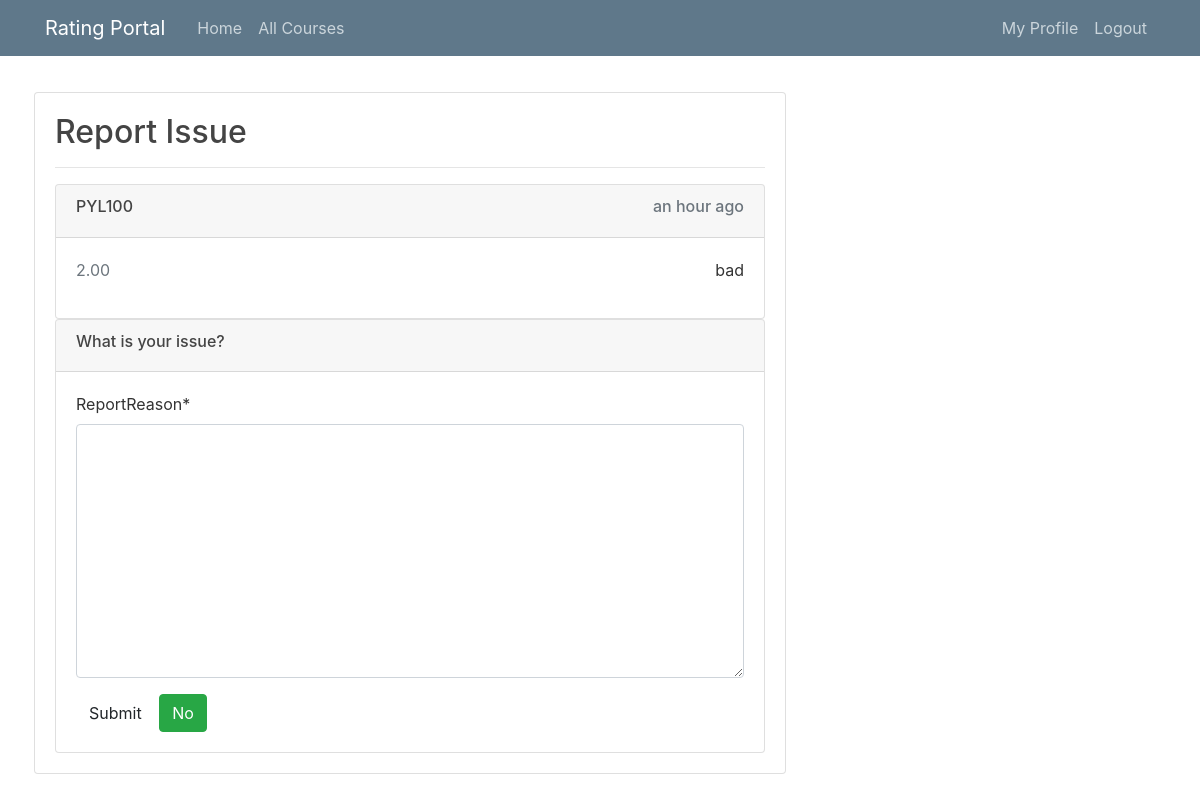
/report/55/?next=/profile/cs1190382/ (signed in), run on the app's committed database.
### review/models.py (models this page shows)
class Review(models.Model):
    score = models.DecimalField(decimal_places=2,max_digits=4)
    reviewContent = models.TextField()
    courseName = models.CharField(max_length=120)
    dateAdded = models.DateTimeField(auto_now=False, auto_now_add=True)
    author = models.ForeignKey(User, on_delete= models.CASCADE,related_name='reviews_written')
    class Meta:
        ordering =['-dateAdded']

### review/views.py (the view)
# urls.py: path("report/<int:reviewID>/", reviewViews.reportFormView, name="report"),
@login_required
def reportFormView(request, reviewID):
    review = Review.objects.get(id=reviewID)
    next = request.build_absolute_uri(request.GET["next"])
    if request.method == "POST":
        form = ReportForm(request.POST)
        if form.is_valid():
            report = form.save(commit=True)
            report.reviewReported = review
            report.save()
            actionDetail=f'You made a report against {review.author.username}\'s review'
            actionType='i'
            rc= RecentAction.create(request.user,actionDetail,actionType,request.build_absolute_uri(f'/profile/{review.author.username}') )
            rc.save()
            messages.success(request, "Review Reported")
            return redirect(next)
        else:
            messages.error(request, "An error occurred.")
    else:
        form = ReportForm()
    return render(
        request, "review/report.html", {"form": form, "review": review, "next": next}
    )

### review/forms.py
class ReportForm(forms.ModelForm):
    class Meta:
        model = Report
        fields = ("reportReason",)

### review/templates/review/report.html (shortened to what this page needs)
{% extends "users/base.html" %}
{% load crispy_forms_tags %}
{% load humanize %}
{% block content %}
<div class="card-body">
    <h2>Report Issue</h2>
    <hr>
    <div class="card">
        <div class="card-header">
            <div class="d-flex justify-content-between">
                <a class="card-link text-dark" href="{%url 'course' courseName=review.courseName%}">
                    <h6>{{review.courseName}}</h6>
                </a>
                <h6 class="text-muted">{{review.dateAdded|naturaltime}}</h6>
            </div>
        </div>
        <div class="card-body">
            <div class="d-flex justify-content-between">
                <span class="text-secondary">
                    {{review.score}}
                </span>
                <p class="ml-5">
                    {{review.reviewContent}}
                </p>
            </div>
        </div>
    </div>
    <div class="card">
        <div class="card-header">
            <h6>What is your issue?</h6>
        </div>
        <div class="card-body">
            <form action="" method="post">
                {{form|crispy}}
                <button type="submit" class="btn btn-error">Submit</button>
                <a href="{{next}}" class="btn btn-success">No</a></div>
        </div>
    </div>
</div>
{% endblock content %}

### users/static/main.css (style rules this page uses)
body { background: white; color: #333333; margin-top: 5rem; }
h1, h2, h3, h4, h5, h6 { color: #444444; }

### data on the page
Review: courseName "PYL100", dateAdded "an hour ago", score "2.00", reviewContent "bad"
